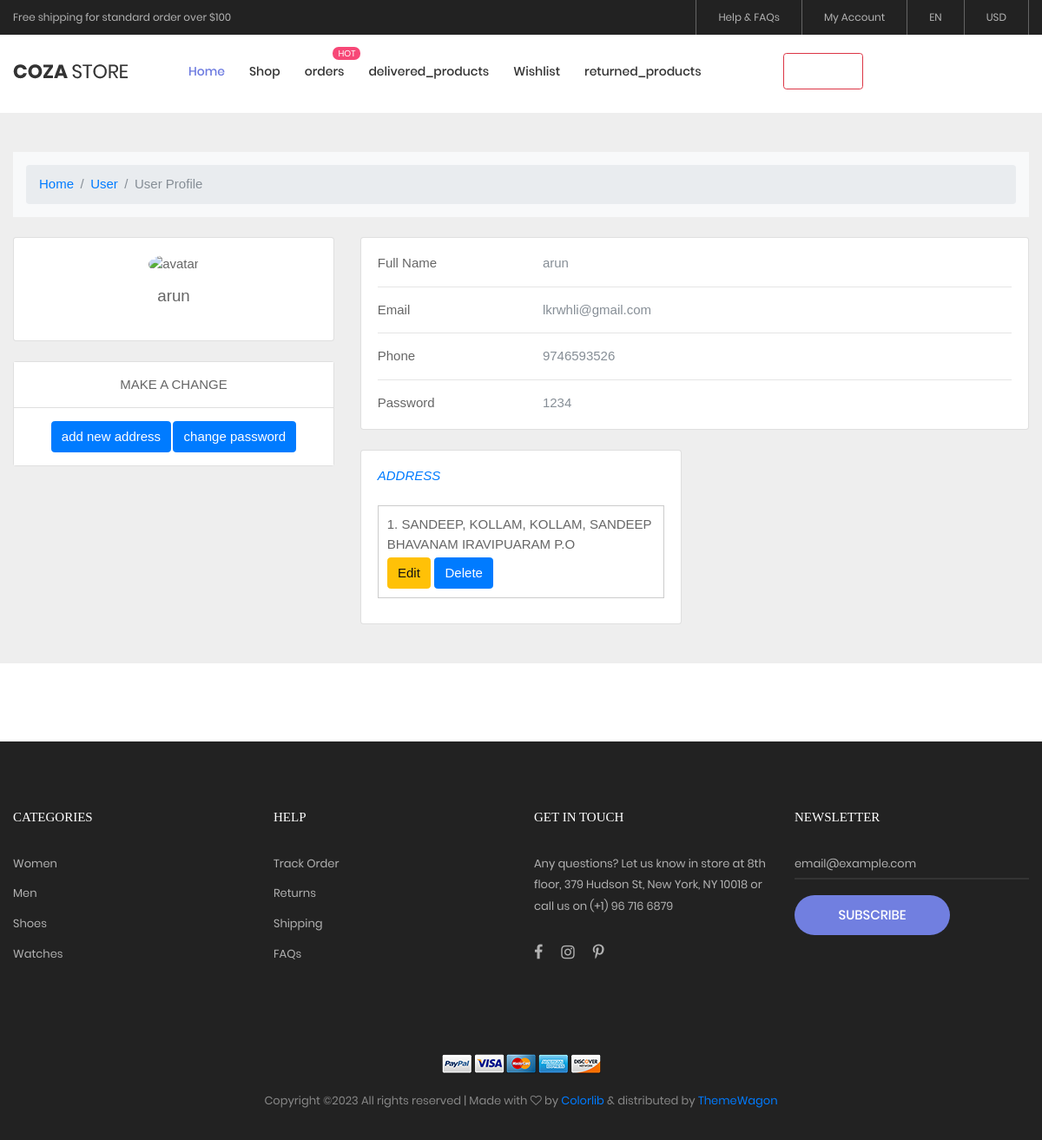
Screenshot of /pro/ (signed in) with the database file from the repository.
### MOBILE/models.py (models this page shows, shortened)
class Uuser(models.Model):
    id=models.AutoField(primary_key=True)
    name=models.CharField(max_length=255)
    email=models.CharField(max_length=255)
    password=models.CharField(max_length=255)
    repassword=models.CharField(max_length=255)
    phone_number=models.PositiveBigIntegerField(null=False, blank=False, default=1)
    blocked = models.BooleanField(default=False)

class Address(models.Model):
     user_id   =   models.ForeignKey(Uuser,on_delete=models.CASCADE, null=True)
     address_line=models.CharField(max_length=255)
     state=models.CharField(max_length=255)
     district=models.CharField(max_length=255)
     city=models.CharField(max_length=255)
     def __str__(self):
          return f"{self.address_line}, {self.city}, {self.district}, {self.state}"

### MOBILE/views.py (the view)
# urls.py: path('pro/', views.profile, name='pro'),
def profile(request):
    if "name" in request.session:
        li=[]
        user_name = request.session['name']
        user=Uuser.objects.get(name=user_name)
        address=Address.objects.filter(user_id=user)
        for i in address:
         li.append((i.address_line,i.state))
        li=set(li)
        print(li)
        li=list(li)
        return render(request,"profile.html",{"address": address,"user":user,"li":li})

### MOBILE/templates/profile.html (shortened to what this page needs)
{% load static %}
<!DOCTYPE html>
<html lang="en">
<head>
	<link rel="stylesheet" type="text/css" href="{% static 'assets/vendor/bootstrap/css/bootstrap.min.css' %}">
	<link rel="stylesheet" type="text/css" href="{% static 'assets/fonts/font-awesome-4.7.0/css/font-awesome.min.css' %}">
	<link rel="stylesheet" type="text/css" href="{% static 'assets/fonts/iconic/css/material-design-iconic-font.min.css' %}">
	<link rel="stylesheet" type="text/css" href="{% static 'assets/fonts/linearicons-v1.0.0/icon-font.min.css' %}">
	<link rel="stylesheet" type="text/css" href="{% static 'assets/vendor/animate/animate.css' %}">
	<link rel="stylesheet" type="text/css" href="{% static 'assets/vendor/css-hamburgers/hamburgers.min.css' %}">
	<link rel="stylesheet" type="text/css" href="{% static 'assets/vendor/animsition/css/animsition.min.css' %}">
	<link rel="stylesheet" type="text/css" href="{% static 'assets/vendor/select2/select2.min.css' %}">
	<link rel="stylesheet" type="text/css" href="{% static 'assets/vendor/daterangepicker/daterangepicker.css' %}">
	<link rel="stylesheet" type="text/css" href="{% static 'assets/vendor/slick/slick.css' %}">
	<link rel="stylesheet" type="text/css" href="{% static 'assets/vendor/MagnificPopup/magnific-popup.css' %}">
	<link rel="stylesheet" type="text/css" href="{% static 'assets/vendor/perfect-scrollbar/perfect-scrollbar.css' %}">
	<link rel="stylesheet" type="text/css" href="{% static 'assets/css/util.css' %}">
	<link rel="stylesheet" type="text/css" href="{% static 'assets/css/main.css' %}">
</head>
<body class="animsition">
	<header>
		<div class="container-menu-desktop">
			<div class="top-bar">
				<div class="content-topbar flex-sb-m h-full container">
					<div class="left-top-bar">
						Free shipping for standard order over $100
					</div>
					<div class="right-top-bar flex-w h-full">
						<a href="#" class="flex-c-m trans-04 p-lr-25">
							Help & FAQs
						</a>
						<a href="#" class="flex-c-m trans-04 p-lr-25">
							My Account
						</a>
						<a href="#" class="flex-c-m trans-04 p-lr-25">
							EN
						</a>
						<a href="#" class="flex-c-m trans-04 p-lr-25">
							USD
						</a>
					</div>
				</div>
			</div>
			<div class="wrap-menu-desktop">
				<nav class="limiter-menu-desktop container">
					<a href="#" class="logo">
						<img src="../static/assets/images/icons/logo-01.png" alt="IMG-LOGO">
					</a>
					<div class="menu-desktop">
						<ul class="main-menu">
							<li class="active-menu">
								<a href="{% url 'home'%}">Home</a>
							</li>
							<li>
								<a href="{% url 'shop'%}">Shop</a>
							</li>
							<li class="label1" data-label1="hot">
								<a href="{% url 'orders'%}">orders</a>
							</li>
							<li>
								<a href="{% url 'deli'%}">delivered_products</a>
							</li>
							<li>
								<a href="{% url 'wish'%}">Wishlist</a>
							</li>
							<li>
								<a href="{% url 'ret'%}">returned_products</a>
							</li>
						</ul>
                        <li class="nav-item">
                            <a class="btn btn-outline-danger" href="/user_logout" style="margin-left: 80px;color:white; font-weight: bold; font-size: 20px;" >Logout</a>
                        </li>
					</div>
					<div class="wrap-icon-header flex-w flex-r-m">
						<div class="icon-header-item cl2 hov-cl1 trans-04 p-l-22 p-r-11  js-show-cart">
							<i style="color:white;" class="zmdi zmdi-shopping-cart"></i>
						</div>
							<div class="icon-header-item cl2 hov-cl1 trans-04 p-l-22 p-r-11 js-show-profile">
								<i style="color:white;" class="zmdi zmdi-account-circle profile-icon"></i>
							</div>
					</div>
				</nav>
			</div>
		</div>
	</header>
    <br>
    <br>
    <br>
    <br>
    <section style="background-color: #eee;">
        <div class="container py-5">
          <div class="row">
            <div class="col">
              <nav aria-label="breadcrumb" class="bg-light rounded-3 p-3 mb-4">
                <ol class="breadcrumb mb-0">
                  <li class="breadcrumb-item"><a href="#">Home</a></li>
                  <li class="breadcrumb-item"><a href="#">User</a></li>
                  <li class="breadcrumb-item active" aria-current="page">User Profile</li>
                </ol>
              </nav>
            </div>
          </div>
          <div class="row">
            <div class="col-lg-4">
              <div class="card mb-4">
                <div class="card-body text-center">
                  <img src="https://mdbcdn.b-cdn.net/img/Photos/new-templates/bootstrap-chat/ava3.webp" alt="avatar"
                    class="rounded-circle img-fluid" style="width: 150px;">
                  <h5 class="my-3">{{user.name}}</h5>
                </div>
              </div>
              <div class="card mb-4 mb-lg-0">
                <div class="card-body p-0">
                  <ul class="list-group list-group-flush rounded-3">
                    <li class="list-group-item d-flex justify-content-center align-items-center p-3">
                      <p class="mb-0">MAKE A CHANGE</p>
                    </li>
                    <li class="list-group-item d-flex justify-content-center align-items-center p-3">
                        <a href="{% url "addr"%}" STYLE="margin-right:2px"class="btn btn-primary"> add new address</a>
						<a href="{% url "change_password"%}" class="btn btn-primary">change password</a>
                      </li>
                  </ul>
                </div>
              </div>
            </div>
            <div class="col-lg-8">
              <div class="card mb-4">
                <div class="card-body">
                  <div class="row">
                    <div class="col-sm-3">
                      <p class="mb-0">Full Name</p>
                    </div>
                    <div class="col-sm-9">
                      <p class="text-muted mb-0">{{user.name}}</p>
                    </div>
                  </div>
                  <hr>
                  <div class="row">
                    <div class="col-sm-3">
                      <p class="mb-0">Email</p>
                    </div>
                    <div class="col-sm-9">
                      <p class="text-muted mb-0">{{user.email}}</p>
                    </div>
                  </div>
                  <hr>
                  <div class="row">
                    <div class="col-sm-3">
                      <p class="mb-0">Phone</p>
                    </div>
                    <div class="col-sm-9">
                      <p class="text-muted mb-0">{{user.phone_number}}</p>
                    </div>
                  </div>
                  <hr>
                  <div class="row">
                    <div class="col-sm-3">
                      <p class="mb-0">Password</p>
                    </div>
                    <div class="col-sm-9">
                      <p class="text-muted mb-0">{{user.password}}</p>
                    </div>
                  </div>
                </div>
              </div>
              <div class="row">
                <div class="col-md-6">
                  <div class="card mb-4 mb-md-0">
                    <div class="card-body">
                      <p class="mb-4"><span class="text-primary font-italic me-1">ADDRESS</span>
                      </p>
					  {%for j in address%}
                          <div style="border: 1px solid #ccc; padding: 10px; margin-bottom: 10px;">
                            <p class="mb-1" style="font-size: 1rem;">{{ forloop.counter }}. {{ j }}</p>
                            <a href="/edit_add/{{ j.id }}" class="btn btn-warning">Edit</a>
                            <a href="/delete_add/{{ j.id }}" class="btn btn-primary">Delete</a>
                          </div>
						{%endfor%}
                    </div>
                  </div>
                </div>
              </div>
            </div>
          </div>
        </div>
      </section>
<br>
<br>
<br>
<br>
	<footer class="bg3 p-t-75 p-b-32">
		<div class="container">
			<div class="row">
				<div class="col-sm-6 col-lg-3 p-b-50">
					<h4 class="stext-301 cl0 p-b-30">
						Categories
					</h4>
					<ul>
						<li class="p-b-10">
							<a href="#" class="stext-107 cl7 hov-cl1 trans-04">
								Women
							</a>
						</li>
						<li class="p-b-10">
							<a href="#" class="stext-107 cl7 hov-cl1 trans-04">
								Men
							</a>
						</li>
						<li class="p-b-10">
							<a href="#" class="stext-107 cl7 hov-cl1 trans-04">
								Shoes
							</a>
						</li>
						<li class="p-b-10">
							<a href="#" class="stext-107 cl7 hov-cl1 trans-04">
								Watches
							</a>
						</li>
					</ul>
				</div>
				<div class="col-sm-6 col-lg-3 p-b-50">
					<h4 class="stext-301 cl0 p-b-30">
						Help
					</h4>
					<ul>
						<li class="p-b-10">
							<a href="#" class="stext-107 cl7 hov-cl1 trans-04">
								Track Order
							</a>
						</li>
						<li class="p-b-10">
							<a href="#" class="stext-107 cl7 hov-cl1 trans-04">
								Returns
							</a>
						</li>
						<li class="p-b-10">
							<a href="#" class="stext-107 cl7 hov-cl1 trans-04">
								Shipping
							</a>
						</li>
						<li class="p-b-10">
							<a href="#" class="stext-107 cl7 hov-cl1 trans-04">
								FAQs
							</a>
						</li>
					</ul>
				</div>
				<div class="col-sm-6 col-lg-3 p-b-50">
					<h4 class="stext-301 cl0 p-b-30">
						GET IN TOUCH
					</h4>
					<p class="stext-107 cl7 size-201">
						Any questions? Let us know in store at 8th floor, 379 Hudson St, New York, NY 10018 or call us on (+1) 96 716 6879
					</p>
					<div class="p-t-27">
						<a href="#" class="fs-18 cl7 hov-cl1 trans-04 m-r-16">
							<i class="fa fa-facebook"></i>
						</a>
						<a href="#" class="fs-18 cl7 hov-cl1 trans-04 m-r-16">
							<i class="fa fa-instagram"></i>
						</a>
						<a href="#" class="fs-18 cl7 hov-cl1 trans-04 m-r-16">
							<i class="fa fa-pinterest-p"></i>
						</a>
					</div>
				</div>
				<div class="col-sm-6 col-lg-3 p-b-50">
					<h4 class="stext-301 cl0 p-b-30">
						Newsletter
					</h4>
					<form>
						<div class="wrap-input1 w-full p-b-4">
							<input class="input1 bg-none plh1 stext-107 cl7" type="text" name="email" placeholder="email@example.com">
						</div>
						<div class="p-t-18">
							<button class="flex-c-m stext-101 cl0 size-103 bg1 bor1 hov-btn2 p-lr-15 trans-04">
								Subscribe
							</button>
						</div>
					</form>
				</div>
			</div>
			<div class="p-t-40">
				<div class="flex-c-m flex-w p-b-18">
					<a href="#" class="m-all-1">
						<img src="images/icons/icon-pay-01.png" alt="ICON-PAY">
					</a>
					<a href="#" class="m-all-1">
						<img src="images/icons/icon-pay-02.png" alt="ICON-PAY">
					</a>
					<a href="#" class="m-all-1">
						<img src="images/icons/icon-pay-03.png" alt="ICON-PAY">
					</a>
					<a href="#" class="m-all-1">
						<img src="images/icons/icon-pay-04.png" alt="ICON-PAY">
					</a>
					<a href="#" class="m-all-1">
						<img src="images/icons/icon-pay-05.png" alt="ICON-PAY">
					</a>
				</div>
				<p class="stext-107 cl6 txt-center">
Copyright &copy;<script>document.write(new Date().getFullYear());</script> All rights reserved | Made with <i class="fa fa-heart-o" aria-hidden="true"></i> by <a href="https://colorlib.com" target="_blank">Colorlib</a> &amp; distributed by <a href="https://themewagon.com" target="_blank">ThemeWagon</a>
				</p>
			</div>
		</div>
	</footer>
</body>
</html>

### MOBILE/static/assets/css/main.css (style rules this page uses)
.container { max-width: 1380px; }
@media (max-width: 1600px) { .container { max-width: 1200px; } }
.container-menu-desktop { height: auto; width: 100%; position: relative; -webkit-transition: all 0.3s; -o-transition: all 0.3s; -moz-transition: all 0.3s; transition: all 0.3s; }
.top-bar { height: 40px; background-color: #222; }
.left-top-bar { font-family: Poppins-Regular; font-size: 12px; line-height: 1.8; color: #b2b2b2; }
.right-top-bar a { font-family: Poppins-Regular; font-size: 12px; line-height: 1.8; height: 100%; color: #b2b2b2; border-right: 1px solid rgba(255,255,255,0.3); }
.right-top-bar a:first-child { border-left: 1px solid rgba(255,255,255,0.3); }
.wrap-menu-desktop { position: fixed; z-index: 1100; background-color: transparent; width: 100%; height: 84px; top: 40px; left: 0px; -webkit-transition: height 0.3s, background-color 0.3s; -o-transition: height 0.3s, background-color 0.3s; -moz-transition: height 0.3s, background-color 0.3s; transition: height 0.3s, background-color 0.3s; }
.limiter-menu-desktop { height: 100%; display: -webkit-box; display: -webkit-flex; display: -moz-box; display: -ms-flexbox; display: flex; align-items: center; background-color: transparent; }
.logo { display: -webkit-box; display: -webkit-flex; display: -moz-box; display: -ms-flexbox; display: flex; align-items: center; height: 65%; margin-right: 55px; }
.logo img { max-width: 100%; max-height: 100%; }
.menu-desktop { display: -webkit-box; display: -webkit-flex; display: -moz-box; display: -ms-flexbox; display: flex; align-items: center; height: 100%; }
.main-menu { list-style-type: none; margin: 0; display: -webkit-box; display: -webkit-flex; display: -moz-box; display: -ms-flexbox; display: flex; align-items: center; }
.main-menu > li { display: block; position: relative; padding: 20px 10px 20px 0px; margin: 0px 4px 0px 14px; }
.main-menu > li > a { font-family: Poppins-Medium; font-size: 14px; color: #333; padding: 5px 0px; transition: all 0.4s; -webkit-transition: all 0.4s; -o-transition: all 0.4s; -moz-transition: all 0.4s; }
.wrap-icon-header { flex-grow: 1; }
.icon-header-item { position: relative; font-size: 26px; line-height: 1; cursor: pointer; }
.main-menu > li.active-menu > a { color: #6c7ae0; }
.cl0 { color: #fff; }
.cl2 { color: #333; }
.cl6 { color: #888; }
.cl7 { color: #b2b2b2; }
.stext-101 { font-family: Poppins-Medium; font-size: 15px; line-height: 1.466667; text-transform: uppercase; }
.stext-107 { font-family: Poppins-Regular; font-size: 13px; line-height: 1.923; }
.stext-301 { font-family: Montserrat-Bold; font-size: 15px; line-height: 1.6; text-transform: uppercase; }
.size-103 { min-width: 179px; height: 46px; }
.size-201 { max-width: 270px; }
.bg-none { background-color: transparent; }
.bg1 { background-color: #717fe0; }
.bg3 { background-color: #222; }
.bor1 { border-radius: 23px; }
.label1 { position: relative; }
.label1::after { content: attr(data-label1); font-family: Poppins-Regular; font-size: 10px; line-height: 15px; color: #fff; text-transform: uppercase; text-align: center; display: block; position: absolute; top: 3px; right: -9px; height: 15px; min-width: 32px; border-radius: 7px; padding: 0 4px; background-color: #f74877; }
.wrap-input1 { position: relative; border-bottom: 2px solid rgba(204,204,204, 0.1); }
.input1 { background-color: transparent; width: 100%; }

### rows the page displays
Uuser: name "arun", email "lkrwhli@gmail.com", phone_number "9746593526", password "1234"
Address: address_line+city+district "SANDEEP, KOLLAM, KOLLAM, SANDEEP BHAVANAM IRAVIPUARAM P.O"
